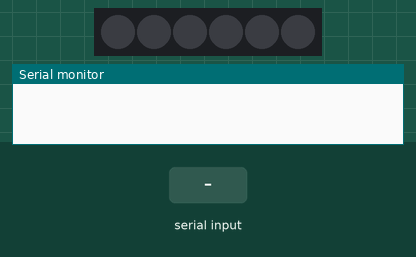
This sketch was run on a simulated Arduino Uno, built with avr-gcc and run on an emulated ATmega328P. Shown: 6 RGB LEDs in strip order, left to right, the last lines printed to the serial monitor. The test bench sets the inputs (shaded band). Dim RGB values are drawn brighter than linear.

Above: at 1.2 s.
1.3 s: "ADIOS\n" received over Serial
At 2.52 s:
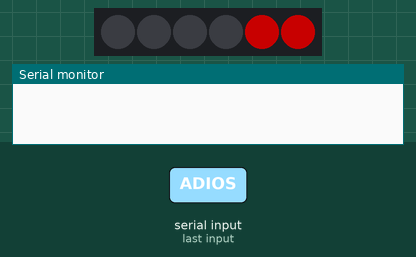
3.8 s: "ALLMOTOR\n" received over Serial
At 4.53 s:
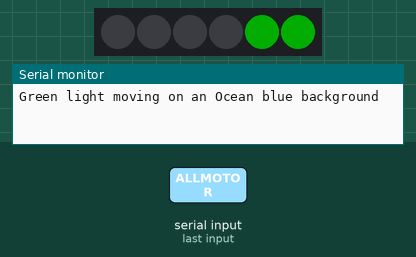
5.8 s: "CUSTOM\n" received over Serial
At 6.55 s:
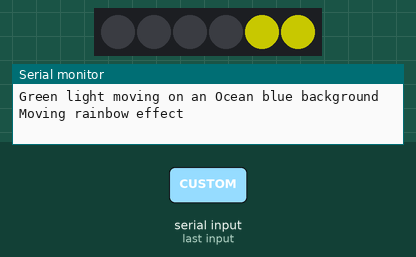
7.8 s: "LONGISLAND\n" received over Serial
At 8.11 s:
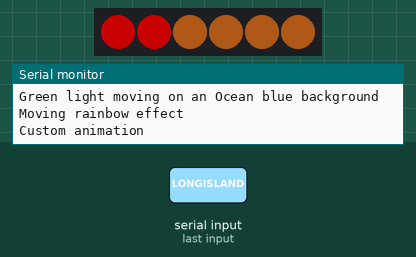
9.8 s: "PEACHCRUSH\n" received over Serial
At 10.13 s:
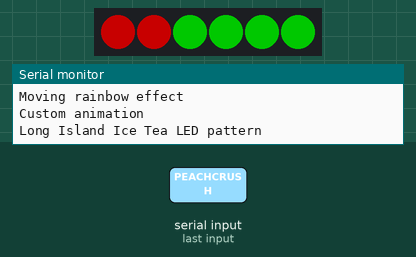
11.8 s: "MIDORI\n" received over Serial
At 12.14 s:
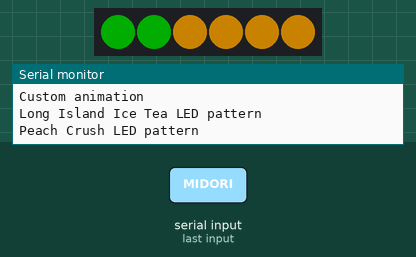
Timing chart, 0 to 14.8 s (numbered marks = the images above; inputs shaded):
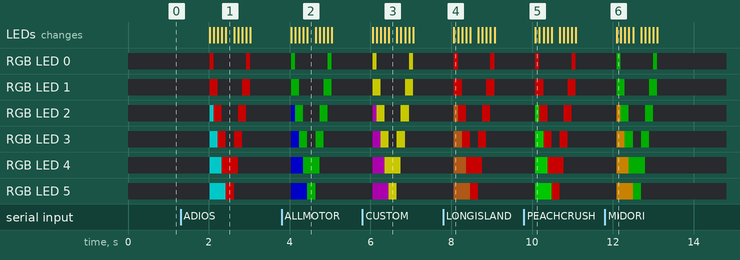

Measured:
- after the input at 1.3 s, RGB LED 0: alternates RGB(100, 0, 0) for 0.10 s and off for 0.80 s, starting after 0.72 s; RGB LED 1: alternates RGB(100, 0, 0) for 0.20 s and off for 0.60 s, starting after 0.72 s
- after the input at 3.8 s, RGB LED 0: alternates RGB(0, 50, 0) for 0.10 s and off for 0.80 s, starting after 0.24 s; RGB LED 1: alternates RGB(0, 50, 0) for 0.20 s and off for 0.60 s, starting after 0.24 s
- after the input at 5.8 s, RGB LED 0: alternates RGB(100, 100, 0) for 0.10 s and off for 0.80 s, starting after 0.25 s; RGB LED 1: alternates RGB(100, 100, 0) for 0.20 s and off for 0.60 s, starting after 0.25 s
- after the input at 7.8 s, RGB LED 0: alternates RGB(100, 0, 0) for 0.10 s and off for 0.80 s, starting after 0.27 s; RGB LED 1: alternates RGB(100, 0, 0) for 0.20 s and off for 0.60 s, starting after 0.27 s
- after the input at 9.8 s, RGB LED 0: alternates RGB(100, 0, 0) for 0.10 s and off for 0.80 s, starting after 0.28 s; RGB LED 1: alternates RGB(100, 0, 0) for 0.20 s and off for 0.60 s, starting after 0.28 s
- after the input at 11.8 s, RGB LED 0: alternates RGB(0, 50, 0) for 0.10 s and off for 0.80 s, 4 changes in all, then stays off, starting after 0.30 s; RGB LED 1: alternates RGB(0, 50, 0) for 0.20 s and off for 0.60 s, 4 changes in all, then stays off, starting after 0.30 s

The sketch:

left_right_once.ino
```cpp
#include <FastLED.h>

#define NUM_LEDS 6
#define LED_PIN 8

CRGB leds[NUM_LEDS];

#define GROUP_SIZE 2
#define ANIMATION_DELAY 100

bool isFinished = false;

void setup() {
  FastLED.addLeds<WS2812, LED_PIN, GRB>(leds, NUM_LEDS);
  FastLED.setMaxPowerInVoltsAndMilliamps(5, 500);
  FastLED.setBrightness(100);
  Serial.begin(115200);
  FastLED.clear();
  FastLED.show();
}

void setColor(CRGB color) {
  for (int i = 0; i < NUM_LEDS; i++) {
    leds[i] = color;
  }
  FastLED.show();
}

void moveAnimation(CRGB color, int groupSize) {
  for (int i = 0; i <= NUM_LEDS - groupSize; i++) {
    for (int j = 0; j < groupSize; j++) {
      leds[i + j] = color;
    }
    FastLED.show();
    delay(ANIMATION_DELAY);
    for (int j = 0; j < groupSize; j++) {
      leds[i + j] = CRGB::Black;
    }
  }
  // Reverse the animation direction
  for (int i = NUM_LEDS - groupSize; i >= 0; i--) {
    for (int j = 0; j < groupSize; j++) {
      leds[i + j] = color;
    }
    FastLED.show();
    delay(ANIMATION_DELAY);
    for (int j = 0; j < groupSize; j++) {
      leds[i + j] = CRGB::Black;
    }
  }
}

void loop() {
  if (Serial.available() > 0) {
    String command = Serial.readStringUntil('\n'); // Read until newline character
    command.trim(); // Remove leading/trailing whitespace

    if (command == "ADIOS") {
      setColor(CRGB(0, 255, 255)); // Ocean blue
      moveAnimation(CRGB::Red, GROUP_SIZE);
      Serial.println("Green light moving on an Ocean blue background");
    }
    else if (command == "LONGISLAND") {
      setColor(CRGB(139, 69, 19)); // Brownish Yellow
      moveAnimation(CRGB::Red, GROUP_SIZE);
      Serial.println("Long Island Ice Tea LED pattern");
    }
    else if (command == "PEACHCRUSH") {
      setColor(CRGB(0, 255, 0)); // Green
      moveAnimation(CRGB::Red, GROUP_SIZE);
      Serial.println("Peach Crush LED pattern");
    }
    else if (command == "ALLMOTOR") {
      setColor(CRGB::Blue); // Blue background color
      moveAnimation(CRGB::Green, GROUP_SIZE); // Green LEDs
      Serial.println("Moving rainbow effect");
    }
    else if (command == "CUSTOM") {
      setColor(CRGB::Purple); // Purple background color
      moveAnimation(CRGB::Yellow, GROUP_SIZE); // Yellow LEDs
      Serial.println("Custom animation");
    }
    else if (command == "MIDORI") {
      setColor(CRGB::Orange); // Orange background color
      moveAnimation(CRGB::Green, GROUP_SIZE); // Green LEDs
      Serial.println("Midori Sour LED pattern");
    }
    else if (command == "FINISHED") {
      Serial.println("Pump stopped");
      isFinished = true;
    }
    else {
      Serial.println("Invalid command");
    }
  }
  if (!isFinished) {
    setColor(CRGB::Black); // Black background color
    moveAnimation(CRGB::Black, GROUP_SIZE); // Black LEDs
  }
}
```
